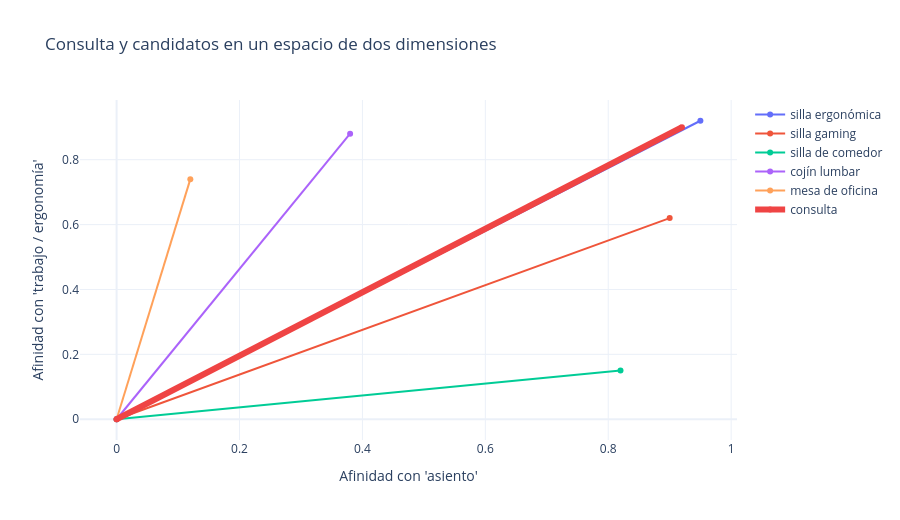

The cell this chart's notebook holds for it:
### Code cell
vector_figure.add_trace(
    go.Scatter(
        x=[0, query_vector[0]],
        y=[0, query_vector[1]],
        name="consulta",
        line={"width": 6, "color": "#ef4444"},
    )
)
vector_figure.update_layout(
    title="Consulta y candidatos en un espacio de dos dimensiones",
    xaxis_title="Afinidad con 'asiento'",
    yaxis_title="Afinidad con 'trabajo / ergonomía'",
    height=520,
)
vector_figure.show()

### Figure 1 — Plotly figure (JSON) as saved in the notebook; plotly's stock layout.template omitted (floating-point values rounded to 4 significant figures)
{"data": [{"name": "silla ergonómica", "type": "scatter", "x": [0, 0.95], "y": [0, 0.92]}, {"name": "silla gaming", "type": "scatter", "x": [0, 0.9], "y": [0, 0.62]}, {"name": "silla de comedor", "type": "scatter", "x": [0, 0.82], "y": [0, 0.15]}, {"name": "cojín lumbar", "type": "scatter", "x": [0, 0.38], "y": [0, 0.88]}, {"name": "mesa de oficina", "type": "scatter", "x": [0, 0.12], "y": [0, 0.74]}, {"line": {"color": "#ef4444", "width": 6}, "name": "consulta", "type": "scatter", "x": [0, 0.92], "y": [0, 0.9]}], "layout": {"height": 520, "title": {"text": "Consulta y candidatos en un espacio de dos dimensiones"}, "xaxis": {"title": {"text": "Afinidad con 'asiento'"}}, "yaxis": {"title": {"text": "Afinidad con 'trabajo / ergonomía'"}}}}
